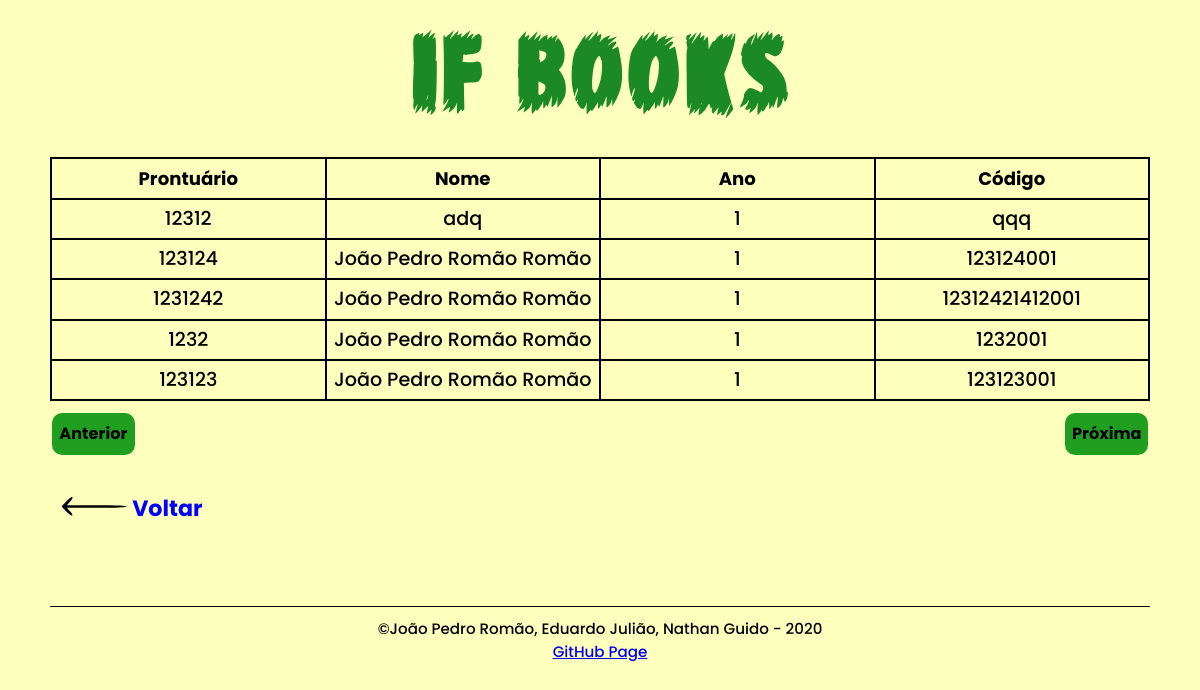
Before: /Pages/ListaAluno/index.php with the older database file.
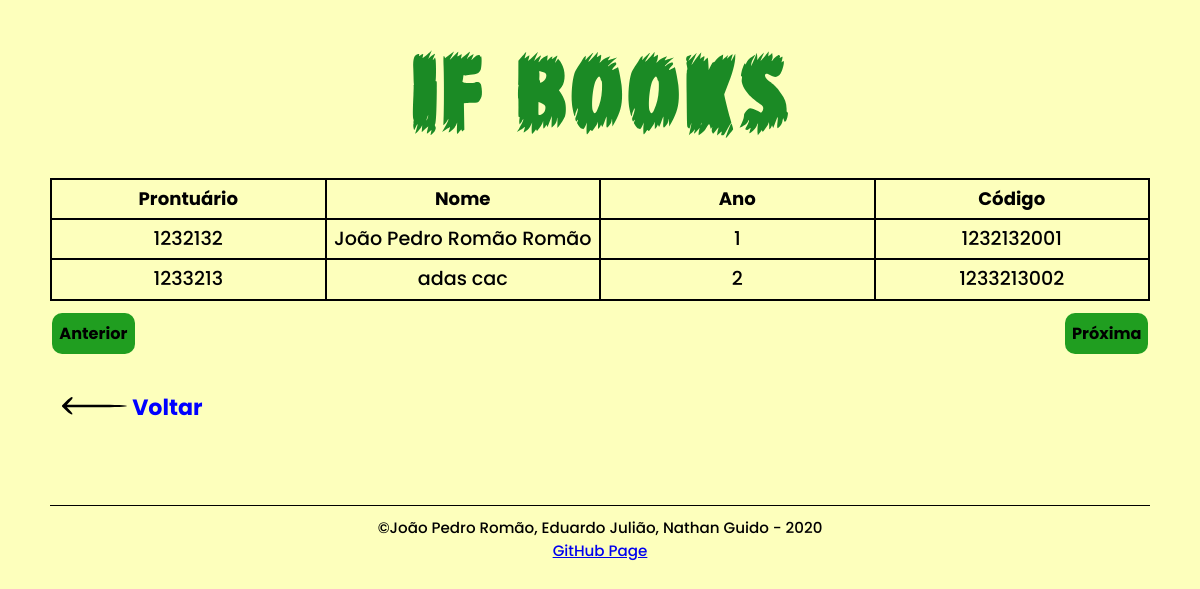
After: the same page with the newer database file.
### tables this page shows
CREATE TABLE `alunos` (
  `id` int(11) NOT NULL,
  `prontuario` char(7) NOT NULL,
  `nome` varchar(80) NOT NULL,
  `ano` int(1) NOT NULL,
  `codigo` varchar(200) NOT NULL,
  `turma` set('Informática','Mecânica') NOT NULL,
  `livros_faltando` varchar(255) NOT NULL
);

### Pages/ListaAluno/index.php (the view, shortened to what this page needs)
<?php
    $page = 1;
    $inicio = $page - 1;
    $inicio = $inicio * $page;
    include("../templates/header.php");
?>
<main id="main">
    <div class="table">
        <table>
            <thead>
                <th>Prontuário</th>
                <th class='nome-td'>Nome</th>
                <th>Ano</th>
                <th>Código</th>
            </thead>
            <tbody>
                <?php
                    include_once("../../connection.php");
                    $sql = "SELECT
                                alunos.prontuario,
                                alunos.nome,
                                alunos.ano,
                                alunos.codigo,
                                alunos.livros_faltando
                                FROM alunos LIMIT $inicio, 5;
                            ";
                    foreach($pdo->query($sql) as $row){
                ?>
                        <tr>
                            <td>
                                <?php
                                    echo $row['prontuario'];
                                ?>
                            </td>
                            <td>
                                <?php
                                    echo $row['nome'];
                                ?>
                            </td>
                            <td>
                                <?php
                                    echo $row['ano'];
                                ?>
                            </td>
                            <td>
                                <?php
                                    echo $row['codigo'];
                                ?>
                            </td>
                        </tr>
                <?php
                    }
                ?>
            </tbody>
        </table>
        <a
            class="btn previous-btn"
            href="http://localhost/TCC/Pages/ListaAluno<?php
                ?>"
        >
            Anterior
        </a>
        <a
            class="btn next-btn"
            href="http://localhost/TCC/Pages/ListaAluno?page=<?php
                    if(isset($_GET["page"])){
                        $page = $_GET["page"];
                    }
                    else{
                        $page=1;
                    }
                    $page++;
                    echo $page;
                ?>"
        >
            Próxima
        </a>
    </div>
    <a class="link-btn" href="http://localhost/TCC/">
        <img src="http://localhost/TCC/assets/icons/back.svg" alt="Voltar"/>
            Voltar
    </a>
</main>
<?php
    include("../templates/footer.php");
?>

Changed rows visible on the page:
removed alunos: prontuario "12312", nome "adq", ano "1", codigo "qqq"
removed alunos: prontuario "123124", nome "João Pedro Romão Romão", ano "1", codigo "123124001"
removed alunos: prontuario "1231242", nome "João Pedro Romão Romão", ano "1", codigo "12312421412001"
removed alunos: prontuario "1232", nome "João Pedro Romão Romão", ano "1", codigo "1232001"
removed alunos: prontuario "123123", nome "João Pedro Romão Romão", ano "1", codigo "123123001"
added alunos: prontuario "1232132", nome "João Pedro Romão Romão", ano "1", codigo "1232132001"
added alunos: prontuario "1233213", nome "adas cac", ano "2", codigo "1233213002"
